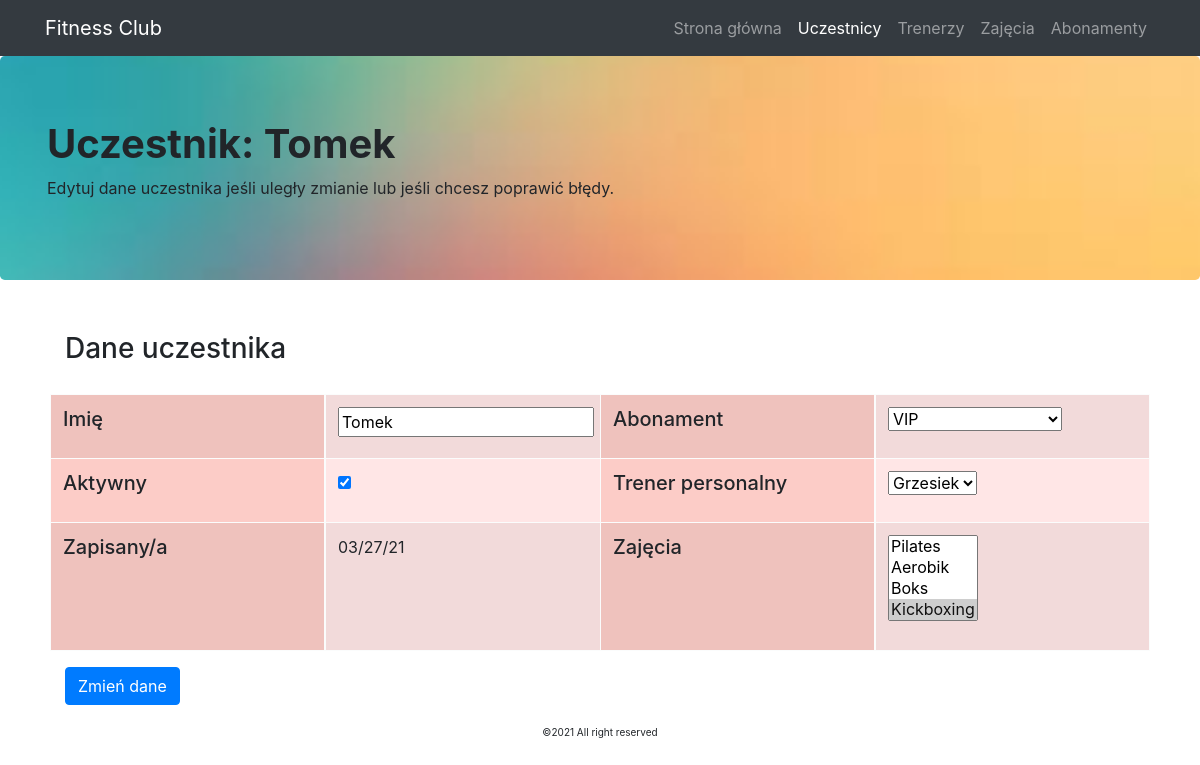
The app's page /add-edit-user/2, older data.
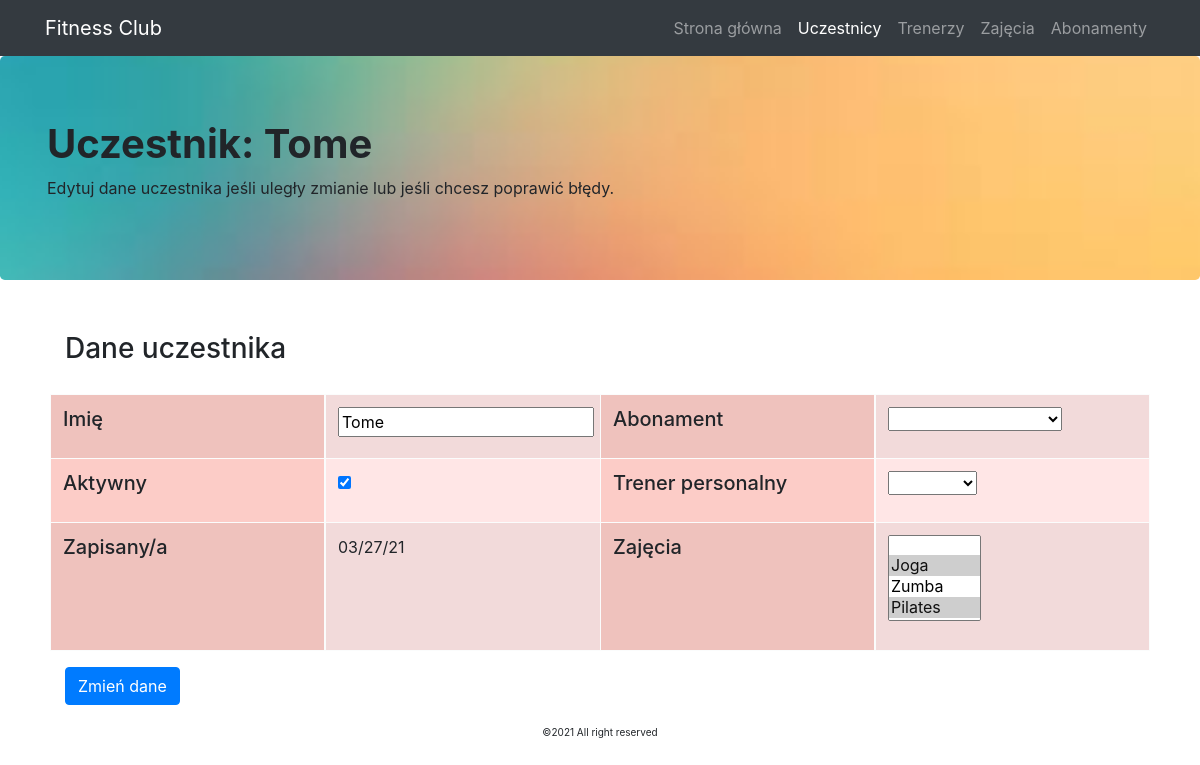
The same page, newer data.
### app/models.py (models this page shows, shortened)
class User(db.Model):
    __tablename__ = "user"
    id = db.Column(db.Integer, primary_key=True)
    name = db.Column(db.String(50))
    sign_up = db.Column(db.DateTime, index=True, default=datetime.utcnow)
    active = db.Column(db.Boolean, default=False)
    trainer_id = db.Column(db.Integer, db.ForeignKey('trainer.id'))
    subscription_id = db.Column(db.Integer, db.ForeignKey('subscription.id'))
    courses = db.relationship("Course", secondary=association_table, lazy="subquery")

### app/routes.py (the view, shortened to what this page needs)
@app.route('/add-edit-user/<int:user_id>', methods=["POST", "GET"])
def user_details(user_id):
    route = "/users/0"
    new_id = user_id
    users_num = math.ceil((len(User.query.all())) / 4)
    time = datetime.utcnow()
    if user_id == max([user.id for user in User.query.all()]) + 1:
        form = UserForm()
        if request.method == "POST":
            name = form.data["name"]
            active = form.data["active"]
            if form.data["subscription"] != '':
                holder = Subscription.query.filter_by(name=form.data["subscription"])[0]
            else:
                holder = None
            if form.data["trainer"] != '':
                trainee = Trainer.query.filter_by(name=form.data["trainer"])[0]
            else:
                trainee = None
            courses = []
            for course in form.data["courses"]:
                c = Course.query.filter_by(name=course)[0]
                courses.append(c)
            u = User(name=name, active=active, holder=holder, trainee=trainee, courses=courses)
            db.session.add(u)
            db.session.commit()
            return redirect(url_for("users_all", num=users_num))
        return render_template("member.html", form=form, new_id=new_id, time=time, route=route, navs=navs)
    else:
        user = User.query.filter_by(id=user_id).first()
        data = {}
        if (user.holder is not None) and (user.trainee is not None):
            data = {'name': user.name, 'active': user.active, "subscription": user.holder.name, "trainer": user.trainee.name,
                    'courses': [course.name for course in user.courses]}
        elif (user.holder is not None) and (user.trainee is None):
            data = {'name': user.name, 'active': user.active, "subscription": user.holder.name,
                    "trainer": "",
                    'courses': [course.name for course in user.courses]}
        elif (user.holder is None) and (user.trainee is not None):
            data = {'name': user.name, 'active': user.active, "subscription": "",
                    "trainer": user.trainee,
                    'courses': [course.name for course in user.courses]}
        elif (user.holder is None) and (user.trainee is None):
            data = {'name': user.name, 'active': user.active, "subscription": "",
                    "trainer": "",
                    'courses': [course.name for course in user.courses]}
        form = UserForm(data=data)
        return render_template("member.html", user=user, form=form, new_id=new_id, navs=navs, route=route)

### app/forms.py
class UserForm(FlaskForm):
    name = StringField("name", validators=[DataRequired()])
    active = BooleanField("active", default=True)
    trainer = SelectField("Trainer")
    subscription = SelectField("Subscription")
    courses = SelectMultipleField("Course")
    def __init__(self, *args, **kwargs):
        super(UserForm, self).__init__(*args, **kwargs)
        self.trainer.choices = [''] + [trainer.name for trainer in Trainer.query.filter_by(personal=True).all()]
        self.subscription.choices = [''] + [subscription.name for subscription in Subscription.query.all()]
        self.courses.choices = [('', '')] + [(course.name, course.name) for course in Course.query.all()]

### app/templates/member.html
{% extends "index.html" %}
{% block content %}
<div class="jumbotron" style="background-image: url('/static/pics/gra_6.jpg'); background-size: cover; background-position: center;">
    <div class="container">
      <h1 style="font-weight: bold;">{% if user %} Uczestnik: {{ user.name }} {% else %} Nowy uczestnik {% endif %}</h1>
        <p>{% if user %} Edytuj dane uczestnika jeśli uległy zmianie lub jeśli chcesz poprawić błędy. {% else %} Wpisz dane nowego uczestnika. Oprócz imienia wszystkie pola są nieobowiązkowe - możesz wrócić do nich później jeśli uczestnik nie podjął decyzji przy zapisie. {% endif %}</p>
    </div>
</div>
<div class="container" style="background-color:">
    <div class="container" style="padding: 20px;">
        <h3 style="">Dane uczestnika</h3>
    </div>
    <form action="/add-edit-user/{{new_id}}" method="POST">
        <div class="table-section" style="margin-left: 20px; margin-right: 20px;">
         <div class="row">
             <div class="col-sm-3" style="padding: 0px;">
                 <table class="table table-striped  table-bordered table-light" style="padding: 0px; background-color: #fcccc7;">
                     <tr>
                         <td><h5>Imię</h5></td>
                     </tr>
                     <tr>
                         <td><h5>Aktywny</h5></td>
                     </tr>
                     <tr style="height: 8rem;">
                         <td><h5>Zapisany/a</h5></td>
                     </tr>
                 </table>
             </div>
             <div class="col-sm-3" style="padding: 0px;">
                 <table class="table table-striped table-bordered table-light" style="padding: 0px; background-color: #ffe6e6">
                     <tr>
                         <td>{{ form.name }}</td>
                     </tr>
                     <tr>
                         <td>{{ form.active }}</td>
                     </tr>
                     <tr style="height: 8rem;">
                         <td>{% if user %} {{ user.sign_up.strftime("%x")  }} {% else %} {{ time.strftime("%x") }} {% endif %}</td>
                     </tr>
                 </table>
             </div>
             <div class="col-sm-3" style="padding: 0px;">
                 <table class="table table-striped  table-bordered table-light" style="padding: 0px; background-color: #fcccc7;">
                     <tr>
                         <td><h5>Abonament</h5></td>
                     </tr>
                     <tr>
                         <td><h5>Trener personalny</h5></td>
                     </tr>
                     <tr style="height: 8rem;">
                         <td><h5>Zajęcia</h5></td>
                     </tr>
                 </table>
             </div>
             <div class="col-sm-3" style="padding: 0px;">
                 <table class="table table-striped table-bordered table-light" style="padding: 0px; background-color: #ffe6e6">
                     <tr>
                         <td>{{ form.subscription }}</td>
                     </tr>
                     <tr>
                         <td>{{ form.trainer }}</td>
                     </tr>
                     <tr style="height: 8rem;">
                         <td>{{ form.courses }}</td>
                     </tr>
                 </table>
             </div>
         </div>
            {% if user %}
        <input type="submit" class="btn btn-primary" value="Zmień dane">
            {% else %}
            <input type="submit" class="btn btn-primary" value="Dodaj">
            {% endif %}
    </div>
    </form>
</div>
{% endblock %}

Row changes from the older to the newer data that the page shows:
changed User: name "Tomek" → "Tome"; subscription "VIP" → (not shown); trainer "Grzesiek" → (not shown)
Text that changed along with them:
form field courses: "Pilates / Aerobik / Boks / Kickboxing ☑" → "/ Joga ☑ / Zumba / Pilates ☑"
